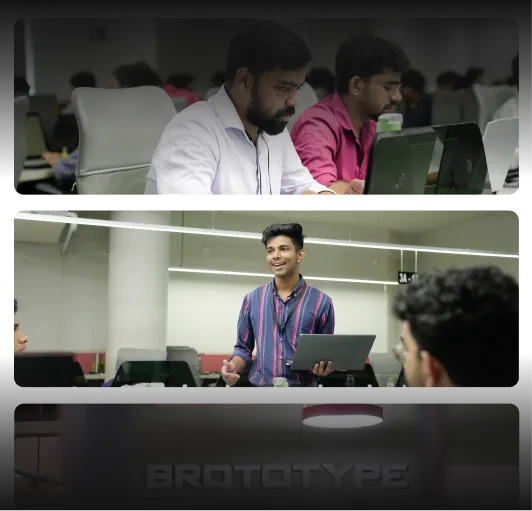
#> input picture Hub image.webp, 532 x 511 px, given in place of Hub image.png, which was not available
$ python optimize_images.py
#> lines starting #> are read from the running program, lines starting #| are printed output that depends on the picture
import os
from PIL import Image

files = [
    "Hub image.png",
    "No.1 Award.png",
    "hanging bowl.png",
    "logo.png",
    "Christmas_Banner.jpg"
]

for filename in files:
    if not os.path.exists(filename):
        print(f"File not found: {filename}")
        continue

    try:
        name, ext = os.path.splitext(filename)
        output_name = f"{name}.webp"

        with Image.open(filename) as img:
#> img is the input picture: PIL image 532x511 RGBA; mean R, G, B, A 77.6, 76, 71.9, 232.9
            rgb_im = img.convert('RGB') # JPG/PNG might have alpha, but WebP handles it.
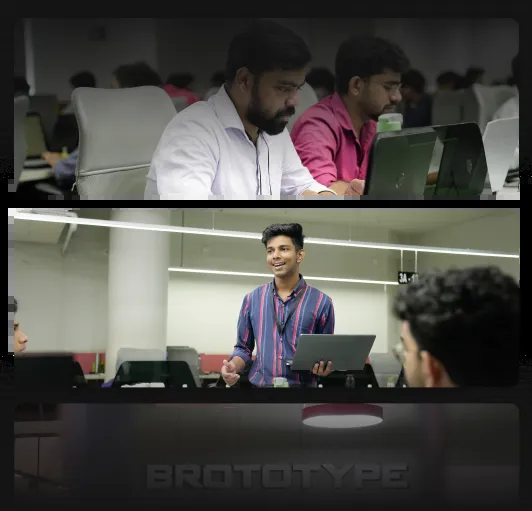
#> rgb_im: PIL image 532x511 RGB; mean R, G, B 77.6, 76, 71.9
#> pass 3 of the loop `for filename in files:`:
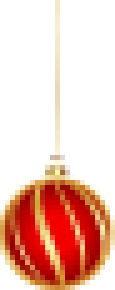
#> input picture hanging bowl.png, 23 x 58 px (shown 5 times larger)
#> img is the input picture: PIL image 23x58 RGBA; mean R, G, B, A 74.2, 31.6, 14.6, 79.8
#> `rgb_im = img.convert('RGB')`:
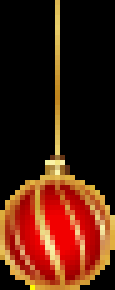
#> rgb_im: PIL image 23x58 RGB (shown 5 times larger); mean R, G, B 74.2, 31.6, 14.6
#> the loop made 5 passes; the first 3 are shown
            # Actually, for PNG with transparency, we should keep RGBA.
            # Convert to RGBA if not already? WebP supports transparency.
            # But JPEG is RGB.
            # PIL handles this automatically usually, but let's be safe.
            # If it's JPEG, it's RGB. If PNG, might be RGBA.

            img.save(output_name, "webp", quality=80)
            print(f"Converted {filename} -> {output_name}")
    except Exception as e:
        print(f"Failed to convert {filename}: {e}")
